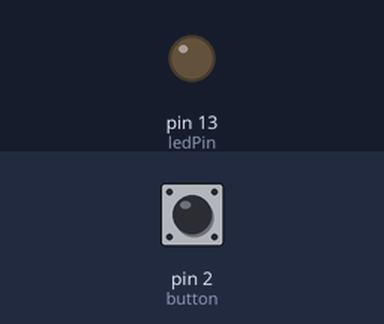
Bench run of a sketch on a simulated Arduino Uno, built with avr-gcc and run on an emulated ATmega328P. Shown: output pins drawn as LEDs (lit = HIGH). The inputs (shaded band) are chosen by the test bench; at power-on: pin 2 (button) LOW.

Above: at 1.2 s.
1.3 s: pin 2 (button) pulled HIGH for 0.15 s
At 1.37 s:
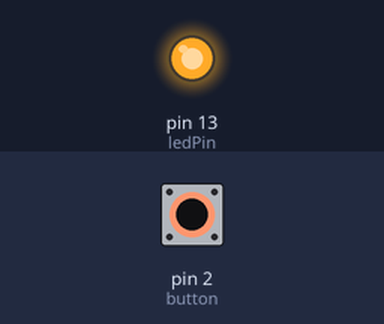
2.9 s: pin 2 (button) pulled HIGH for 3.2 s
At 7.1 s:
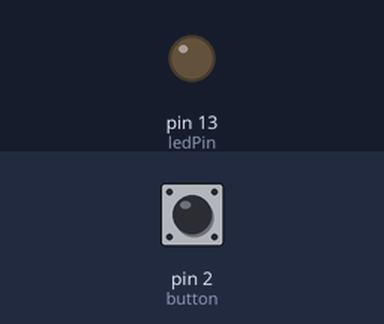
Timing chart, 0 to 8.6 s (numbered marks = the images above; inputs shaded):
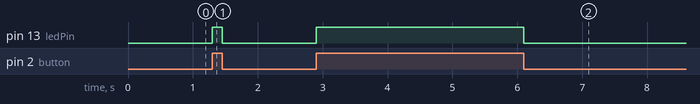

Measured:
- after the input at 1.3 s, pin 13 (ledPin): LOW → HIGH at once, → LOW 0.15 s later
- after the input at 2.9 s, pin 13 (ledPin): LOW → HIGH at once, → LOW 3.2 s later

The sketch:

button_led.ino
```cpp
const int button = 2;
const int ledPin = 13;
int buttonState = 0;

void setup(){

  pinMode(button, INPUT);
  pinMode(ledPin, OUTPUT);
  pinMode(LED_BUILTIN, OUTPUT);

}

void   loop(){
  buttonState = digitalRead(button);
  if (buttonState == HIGH) {
    digitalWrite(LED_BUILTIN, HIGH);
    digitalWrite(ledPin, HIGH);
  }
  else {
    digitalWrite(LED_BUILTIN, LOW);
    digitalWrite(ledPin, LOW);
  }
}
```
